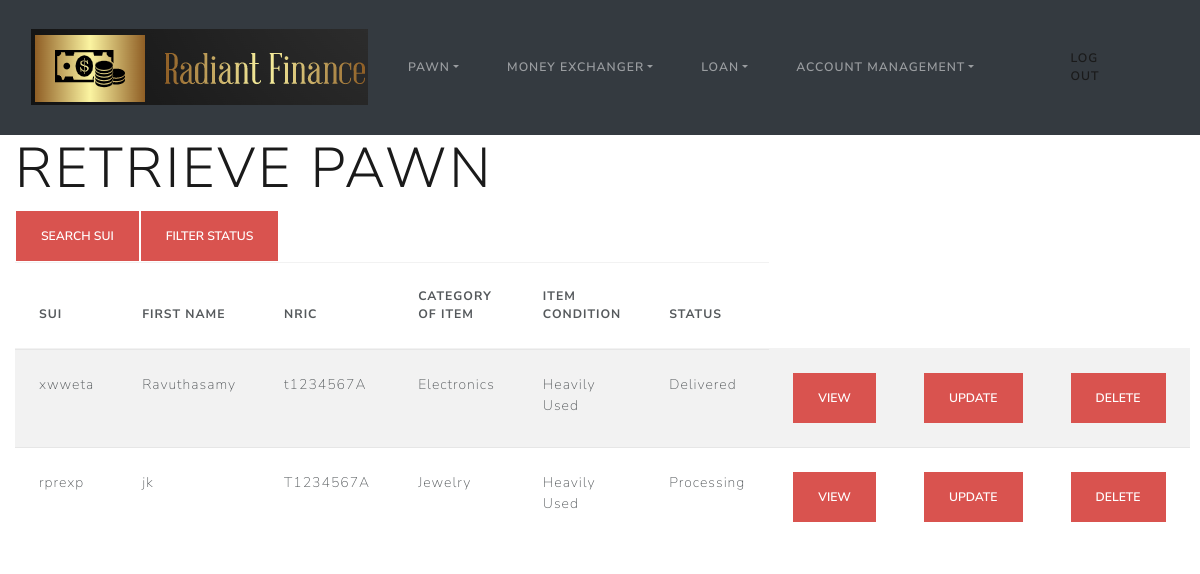
/retrievePawn, run on an earlier commit of the app's database.
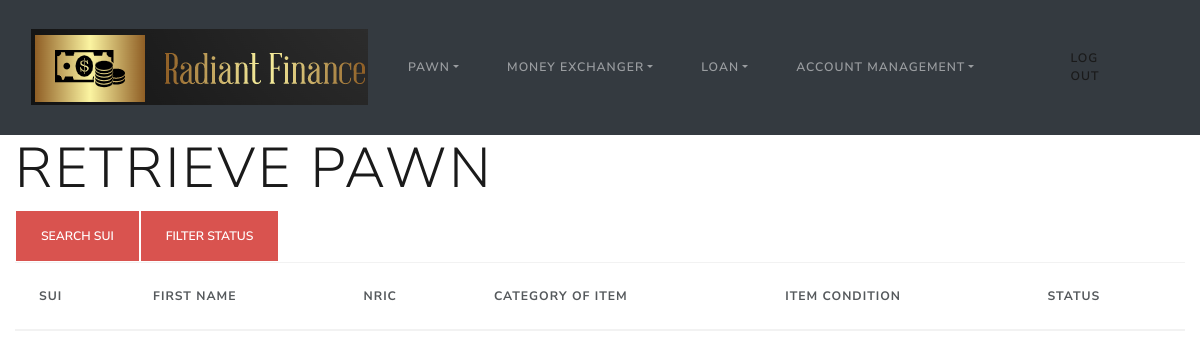
And on a later commit of the database.
### __init__.py (models this page shows)
class Pawn(db.Model):
    id = db.Column(db.Integer, primary_key=True)
    first_name = db.Column(db.String(20), nullable=False)
    last_name = db.Column(db.String(20), nullable=False)
    nric = db.Column(db.String(9), nullable=False)
    contact_number = db.Column(db.String(8), nullable=False)
    email = db.Column(db.String(30), nullable=False)
    address = db.Column(db.String(100), nullable=False)
    item_name = db.Column(db.String(100), nullable=False)
    description = db.Column(db.String(200), nullable=False)
    category = db.Column(db.String(30), nullable=False)
    ItemCondition = db.Column(db.String(30), nullable=False)
    offer_price = db.Column(db.String(30), nullable=False)
    period = db.Column(db.String(10), nullable=False)
    sui = db.Column(db.String(10), nullable=False)
    pawn_status = db.Column(db.String(10), nullable=False)

### __init__.py (the view)
@app.route('/retrievePawn')
def retrieve_pawn():
    return render_template('retrievePawn.html', pawn=Pawn.query.all())

### templates/retrievePawn.html (shortened to what this page needs)
{% extends "baseDashboard.html" %}
{% block content %}
{% from "includes/_formHelper.html" import render_field %}
<h1 class="display-4">Retrieve pawn</h1>
<table class="w3-table w3-striped w3-border">
<tr>
  <td>
    <form action="{{url_for('search_sui')}}"  method="POST">
      <input type="submit" value="Search SUI" class="btn btn-danger">
    </form>
  </td>
  <td>
    <form action="{{url_for('filter_status')}}"  method="POST">
      <input type="submit" value="Filter Status" class="btn btn-danger">
    </form>
  </td>
</tr>
</table>
<div>
    <table class="table table-striped">
      <thead>
        <tr>
          <th>SUI</th>
          <th>First Name</th>
          <th>NRIC</th>
          <th>Category of Item</th>
          <th>Item Condition</th>
          <th>Status</th>
        </tr>
      </thead>
      <tbody>
      {% for pawn in pawn %}
        <tr>
        <td>{{ pawn.sui }}</td>
        <td>{{ pawn.first_name }}</td>
        <td>{{ pawn.nric }}</td>
        <td>{{ pawn.category }}</td>
        <td>{{ pawn.ItemCondition }}</td>
        <td>{{ pawn.pawn_status }}</td>
        <td>
          <form action="{{url_for('view_pawn', id=pawn.id)}}" method="POST">
            <input type="submit" value="View" class="btn btn-danger">
          </form>
        </td>
        <td>
          <form action="{{url_for('update_pawn', id=pawn.id)}}"  method="POST">
            <input type="submit" value="Update" class="btn btn-danger">
          </form>
        </td>
          <td>
            <form action="{{url_for('delete_pawn', id=pawn.id)}}"  method="POST">
              <input type="submit" value="Delete" class="btn btn-danger">
            </form>
          </td>
    </tr>
    {% endfor %}
    </tbody>
  </table>
</div>
{% endblock %}

### templates/baseDashboard.html (shortened to what this page needs)
<!DOCTYPE html>
<html lang="en">
<head>
    <link rel="stylesheet" href="https://cdn.jsdelivr.net/npm/bootswatch@4.5.2/dist/lux/bootstrap.min.css">
</head>
<body>
    {% block navbar %}
        {% include 'includes/_navbarDashBoard.html' %}
    {% endblock %}
    <div class="container-fluid">
        {% block content %}
        {% endblock %}
    </div>
</body>
</html>

### templates/includes/_navbarDashboard.html (shortened to what this page needs)
<nav class="navbar navbar-expand-sm bg-dark navbar-dark">
  <div class="container-fluid">
    <a class="navbar-brand" href="/dashboard"><img src="static/img/logo.png" alt=""></a>
    <div class="collapse navbar-collapse" id="collapsibleNavbar">
      <ul class="navbar-nav">
        <li class="nav-item dropdown">
              <a class="nav-link dropdown-toggle" href="#" role="button" data-bs-toggle="dropdown">Pawn</a>
        </li>
        <li class="nav-item dropdown">
              <a class="nav-link dropdown-toggle" href="#" role="button" data-bs-toggle="dropdown">Money Exchanger</a>
        </li>
         <li class="nav-item dropdown">
              <a class="nav-link dropdown-toggle" href="#" role="button" data-bs-toggle="dropdown">Loan</a>
        </li>
          <li class="nav-item dropdown">
              <a class="nav-link dropdown-toggle" href="#" role="button" data-bs-toggle="dropdown">Account Management</a>
        </li>
      </ul>
        <ul class = "like">
        <div class = "Loke">
          <li class="nav-item">
          <a class="nav-link" href="/logout">Log Out</a>
          </li>
        </div>
        </ul>
    </div>
  </div>
</nav>

### templates/includes/_navbarDashboard.html (style rules this page uses)
.like { display: flex; flex-direction: column; margin-left: auto; margin-bottom: 0; list-style: none; }

What changed in the data, as far as the page shows it:
removed Pawn: sui "xwweta", first_name "Ravuthasamy", nric "t1234567A", category "Electronics", ItemCondition "Heavily Used", pawn_status "Delivered"
removed Pawn: sui "rprexp", first_name "jk", nric "T1234567A", category "Jewelry", ItemCondition "Heavily Used", pawn_status "Processing"
